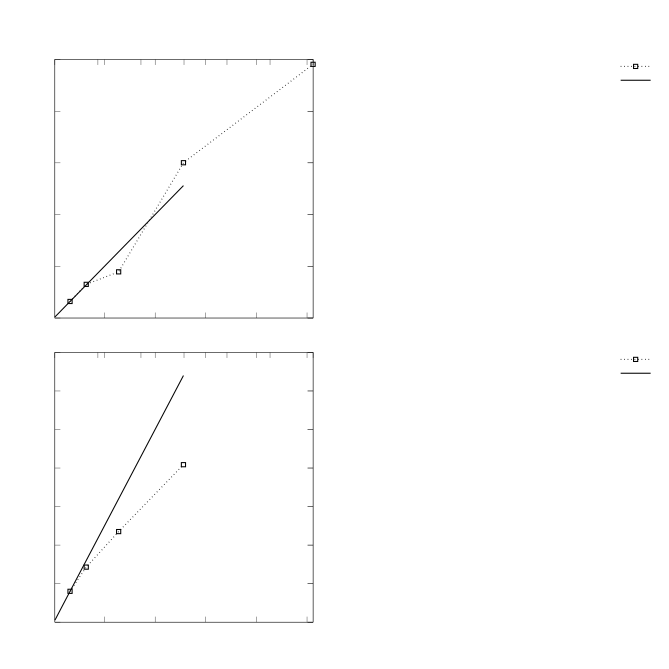

Source code (gnuplot):
set output 'Additional_2.tex'
set terminal cairolatex  pdf   size 17cm,17cm
set multiplot
set size 1,0.5
set size 0.98,0.49
set origin 0.01,0.505
unset lmargin 
unset rmargin 
set tmargin 4e00
set bmargin 1e00
unset logscale x
unset logscale y
unset logscale x2
unset logscale y2
set xrange [1:256]
set autoscale y
set autoscale x2
set autoscale y2
unset xlabel
set ylabel "Speedup"
unset x2label
set y2label "SolIter: Precondition Solve"
set title "Speedup"
unset key
set key outside right vertical maxrows 2 
set xtics 
set x2tics format " " 
set ytics 
set y2tics format " " 
set termoption dashed
plot "Additional_2_data_0.csv" title "NewtonGmres Swz w Coarse Overlap MGLevels3" with linespoints linecolor  "black" dashtype 3 linewidth 3 pointtype 4 pointsize 0.5, "Additional_2_data_1.csv" title "Ideal" with lines linecolor  "black" dashtype 1 linewidth 3
set size 0.98,0.49
set origin 0.01,0.005
unset lmargin 
unset rmargin 
set tmargin 1e00
unset bmargin 
unset logscale x
unset logscale y
unset logscale x2
unset logscale y2
set xrange [1:256]
set autoscale y
set autoscale x2
set autoscale y2
set xlabel "Processors"
set ylabel "Speedup"
unset x2label
set y2label "SolIter: Newton Dirder"
unset title 
unset key
set key outside right vertical maxrows 2 
set xtics 
set x2tics format " " 
set ytics 
set y2tics format " " 
set termoption dashed
plot "Additional_2_data_2.csv" title "NewtonGmres Swz w Coarse Overlap MGLevels3" with linespoints linecolor  "black" dashtype 3 linewidth 3 pointtype 4 pointsize 0.5, "Additional_2_data_3.csv" title "Ideal" with lines linecolor  "black" dashtype 1 linewidth 3


exit
